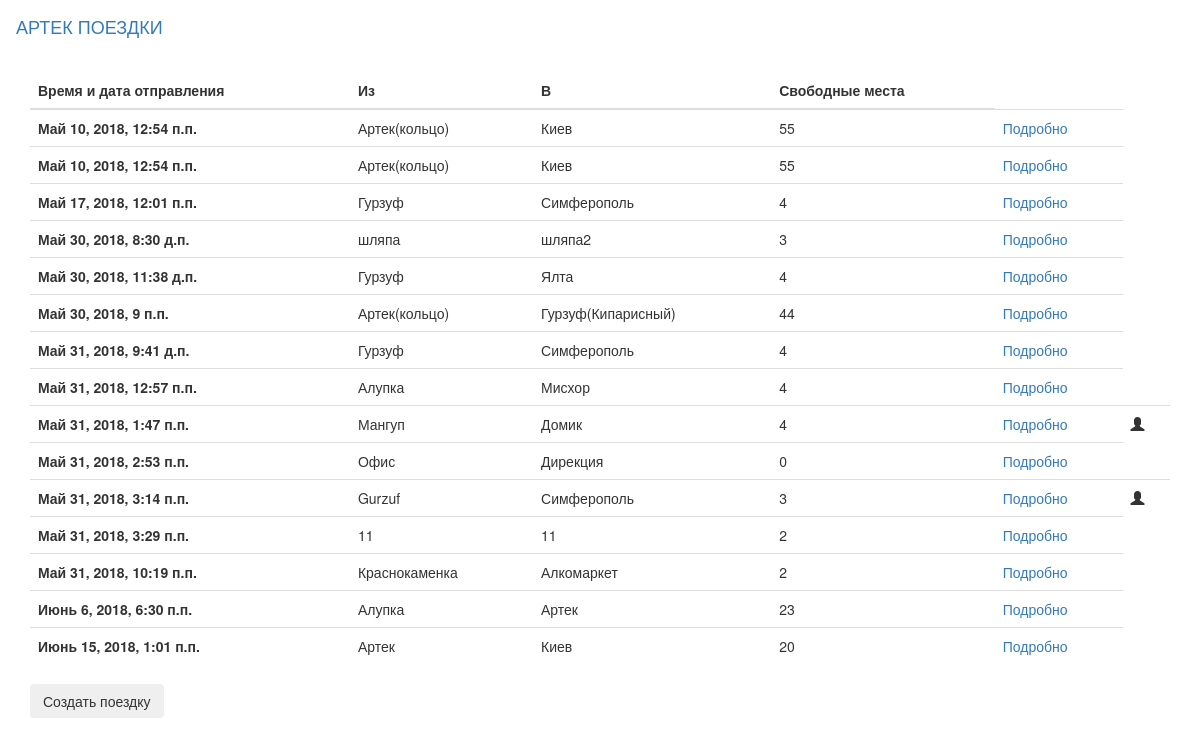
Before: / (signed in) with the older database file.
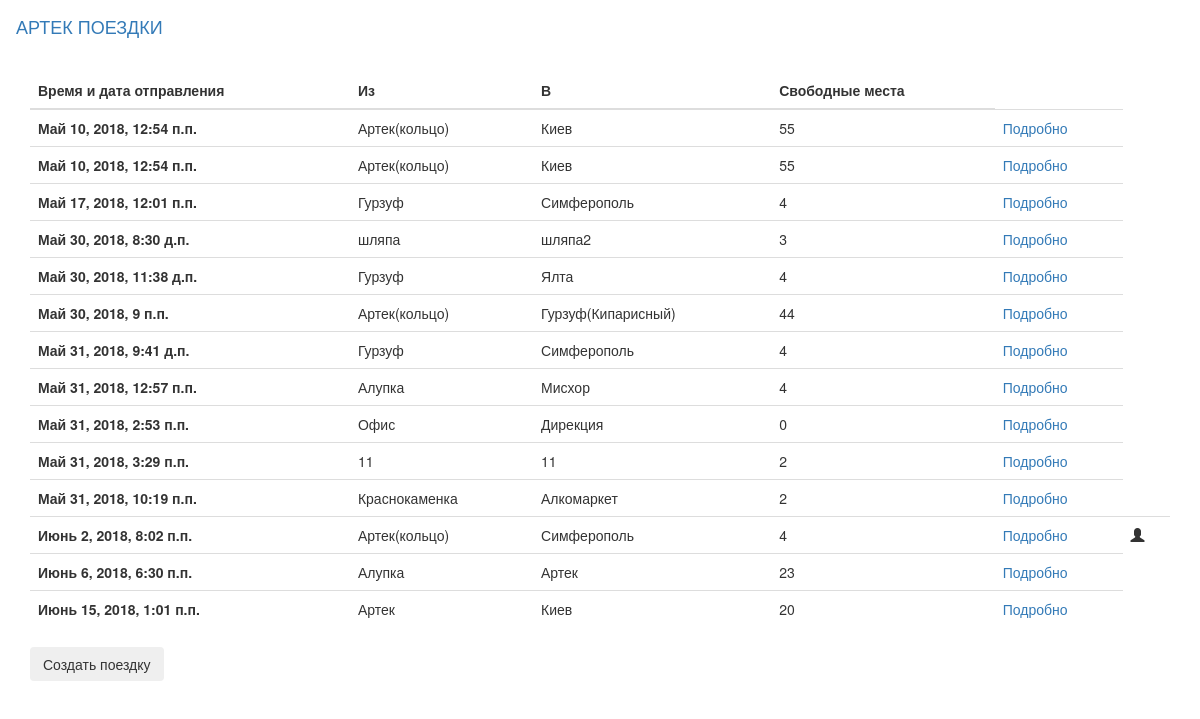
After: the same page with the newer database file.
### blabla/models.py (models this page shows, shortened)
class Trip(models.Model):
  creator = models.IntegerField("Заявитель", default=0)
  trip_from = models.CharField("Место отправления:",max_length=30)
  trip_to = models.CharField("Место прибытия:",max_length=30)
  datetime = models.DateTimeField("Время отбытия")
  free_seats = models.PositiveIntegerField("Свободные места:")
  car = models.CharField("Машина:",max_length=30)
  users = models.ManyToManyField(User,blank=True)

### blabla/views.py (the view)
# urls.py: path('', views.home, name='home'),
def home(request):
  trips = Trip.objects.all().order_by('datetime')
  return render(request, 'blabla/home.html',{'trips':trips})

### blabla/templates/blabla/home.html (shortened to what this page needs)
{% extends 'base.html' %}
{% load bootstrap3 %}
{% block content %}
<table class="table">
  <thead>
    <tr>
      <th scope="col">Время и дата отправления</th>
      <th scope="col">Из</th>
      <th scope="col">В</th>
      <th scope="col">Свободные места</th>
    </tr>
  </thead>
  <tbody>
  {% for trip in trips %}
  <tr>
    <th scope="row"> {{ trip.datetime }}</th>
    <td> {{ trip.trip_from }}</td>
    <td> {{ trip.trip_to }}</td>
    <td> {{ trip.free_seats }}</td>
    <td><a href='detail/{{ trip.pk }}'>Подробно</a></td>
    {% if user.id == trip.creator %}
    <td><span class="glyphicon glyphicon-user"></span></td>
    {% endif %}
  </tr>
  {% endfor %}
  </tbody>
</table>
  <p>
    <button class="btn " onclick="location.href='create/'">Создать поездку</button>
</p>
{% endblock %}

Changed rows visible on the page:
removed Trip: datetime "Май 31, 2018, 1:47 п.п.", trip_from "Мангуп", trip_to "Домик", free_seats "4", creator 1 (drawn)
removed Trip: datetime "Май 31, 2018, 3:14 п.п.", trip_from "Gurzuf", trip_to "Симферополь", free_seats "3", creator 1 (drawn)
added Trip: datetime "Июнь 2, 2018, 8:02 п.п.", trip_from "Артек(кольцо)", trip_to "Симферополь", free_seats "4", creator 1 (drawn)
